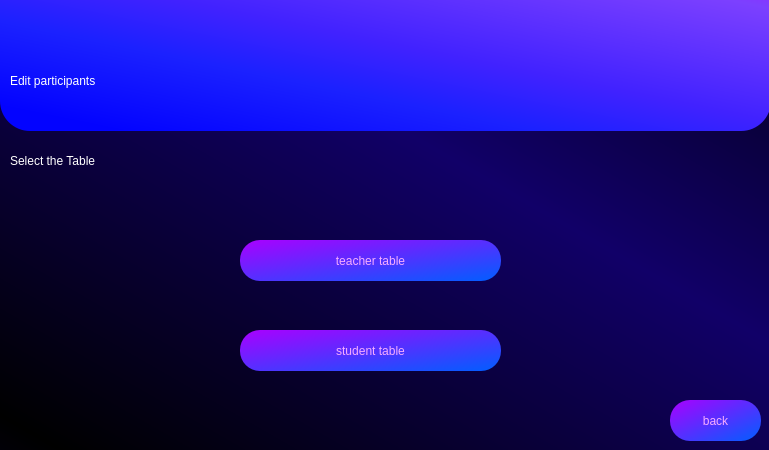
<?xml version="1.0" encoding="UTF-8"?>
<ui version="4.0">
 <class>Dialog</class>
 <widget class="QDialog" name="Dialog">
  <property name="geometry">
   <rect>
    <x>0</x>
    <y>0</y>
    <width>769</width>
    <height>450</height>
   </rect>
  </property>
  <property name="minimumSize">
   <size>
    <width>769</width>
    <height>450</height>
   </size>
  </property>
  <property name="maximumSize">
   <size>
    <width>769</width>
    <height>450</height>
   </size>
  </property>
  <property name="windowTitle">
   <string>Dialog</string>
  </property>
  <property name="styleSheet">
   <string notr="true">QDialog#Dialog{
background-color: qlineargradient(spread:reflect, x1:0.0454545, y1:0.966, x2:0.619, y2:0.386, stop:0 rgba(0, 0, 0, 255), stop:1 rgba(17, 0, 104, 255));
}</string>
  </property>
  <widget class="QLabel" name="label">
   <property name="geometry">
    <rect>
     <x>0</x>
     <y>-30</y>
     <width>771</width>
     <height>161</height>
    </rect>
   </property>
   <property name="styleSheet">
    <string notr="true">background-color: qlineargradient(spread:pad, x1:0.091, y1:0.931955, x2:1, y2:0, stop:0 rgba(3, 3, 255, 255), stop:0.289773 rgba(27, 33, 255, 255), stop:0.482955 rgba(65, 34, 255, 255), stop:0.869318 rgba(124, 64, 255, 255), stop:1 rgba(159, 25, 255, 255));
font: 240pt &quot;Terminal&quot;;
border-radius : 30px</string>
   </property>
   <property name="text">
    <string/>
   </property>
  </widget>
  <widget class="QLabel" name="label_2">
   <property name="geometry">
    <rect>
     <x>10</x>
     <y>40</y>
     <width>641</width>
     <height>81</height>
    </rect>
   </property>
   <property name="styleSheet">
    <string notr="true">font: 75 58pt &quot;Arial&quot;;
color: rgb(255, 255, 255);</string>
   </property>
   <property name="text">
    <string>Edit participants</string>
   </property>
  </widget>
  <widget class="QLabel" name="label_3">
   <property name="geometry">
    <rect>
     <x>10</x>
     <y>140</y>
     <width>601</width>
     <height>41</height>
    </rect>
   </property>
   <property name="styleSheet">
    <string notr="true">font: 75 20pt &quot;Arial&quot;;
color: rgb(255, 255, 255);</string>
   </property>
   <property name="text">
    <string>Select the Table</string>
   </property>
  </widget>
  <widget class="QPushButton" name="editpart_table_teacher">
   <property name="geometry">
    <rect>
     <x>240</x>
     <y>240</y>
     <width>261</width>
     <height>41</height>
    </rect>
   </property>
   <property name="styleSheet">
    <string notr="true"> QPushButton{


 color: rgb(246, 172, 255);
 font: 13pt &quot;Aria bold&quot;; 
 background-color: qlineargradient(spread:pad, x1:0.994, y1:1, x2:0, y2:0,     stop:0.0227273 rgba(5, 92, 255, 255), stop:1 rgba(170, 0, 255, 255));
 border-color: rgb(170, 0, 255);
 border-radius : 20px;



}

QPushButton:hover{
 background-color: rgb(170, 85, 255);


}</string>
   </property>
   <property name="text">
    <string>teacher table</string>
   </property>
  </widget>
  <widget class="QPushButton" name="editpart_table_student">
   <property name="geometry">
    <rect>
     <x>240</x>
     <y>330</y>
     <width>261</width>
     <height>41</height>
    </rect>
   </property>
   <property name="styleSheet">
    <string notr="true"> QPushButton{


 color: rgb(246, 172, 255);
 font: 13pt &quot;Aria bold&quot;; 
 background-color: qlineargradient(spread:pad, x1:0.994, y1:1, x2:0, y2:0,     stop:0.0227273 rgba(5, 92, 255, 255), stop:1 rgba(170, 0, 255, 255));
 border-color: rgb(170, 0, 255);
 border-radius : 20px;



}

QPushButton:hover{
 background-color: rgb(170, 85, 255);


}</string>
   </property>
   <property name="text">
    <string>student table</string>
   </property>
  </widget>
  <widget class="QPushButton" name="back">
   <property name="geometry">
    <rect>
     <x>670</x>
     <y>400</y>
     <width>91</width>
     <height>41</height>
    </rect>
   </property>
   <property name="styleSheet">
    <string notr="true"> QPushButton{


 color: rgb(246, 172, 255);
 font: 13pt &quot;Aria bold&quot;; 
 background-color: qlineargradient(spread:pad, x1:0.994, y1:1, x2:0, y2:0,     stop:0.0227273 rgba(5, 92, 255, 255), stop:1 rgba(170, 0, 255, 255));
 border-color: rgb(170, 0, 255);
 border-radius : 20px;



}

QPushButton:hover{
 background-color: rgb(170, 85, 255);


}</string>
   </property>
   <property name="text">
    <string>back</string>
   </property>
  </widget>
 </widget>
 <resources/>
 <connections/>
</ui>
